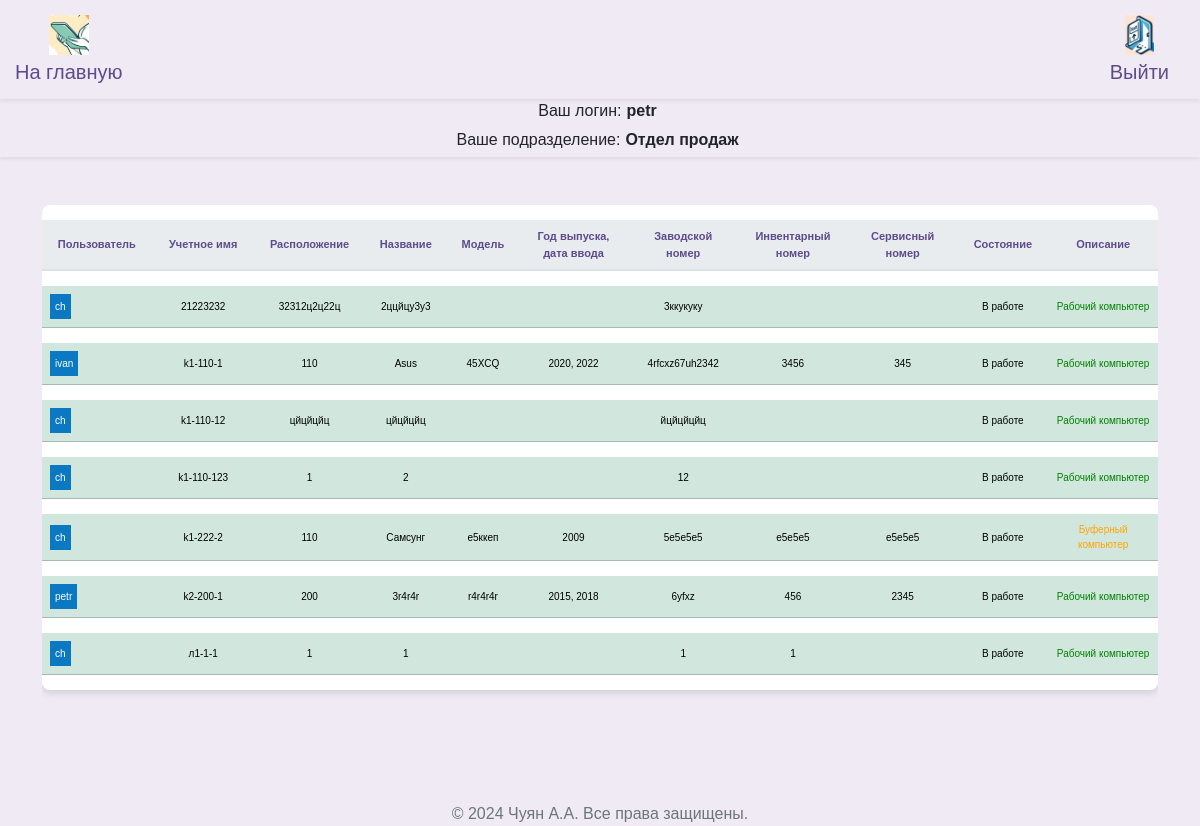
The page /arms_guest (signed in) on the database its author committed.
### src/database/models.py (models this page shows, shortened)
class Worker(Base):
    __tablename__ = "worker"
    id = Column(Integer, primary_key=True)
    role = Column(Enum(Role), default=Role.guest)
    fio = Column(String)
    name = Column(String, unique=True)
    password = Column(String)
    department = Column(String)
    position = Column(String)
    description = Column(String, default=None)
    conn_worker_arm = relationship(
        "Arm", back_populates="conn_arm_worker"
    )

class Arm(Base):
    __tablename__ = "arm"
    id = Column(Integer, primary_key=True)
    title = Column(String, unique=True)
    department_arm = Column(String)
    location = Column(String)
    name = Column(String)
    model = Column(String)
    release = Column(String)
    num_serial = Column(String)
    num_invent = Column(String)
    num_service = Column(String)
    price = Column(String)
    formular = Column(String)
    state = Column(String)
    description = Column(String, default=None)
    description2 = Column(String, default=None)
    description3 = Column(String, default=None)
    id_worker = Column(Integer, ForeignKey("worker.id"), default=1)
    conn_arm_worker = relationship(
        "Worker", back_populates="conn_worker_arm"
    )

### src/frontend/router.py (the view)
@router.get("/arms")
async def get_arms(
    request: Request,
    worker: Worker = Depends(get_worker_or_redirect),
    session: AsyncSession = Depends(get_session),
):
    data = await CRUDArm.get_all_arm_sorted(session)
    data_worker = await CRUDWorker.get_all(session)
    return templates.TemplateResponse(
        "arms/index.html",
        {"request": request, "worker": worker, "data": data, "data_worker": data_worker},
    )

### src/frontend/template/guest/arms.html (shortened to what this page needs)
{% extends "base/base.html" %}
{% block content %}
<head>
</head>
<div class="row">
  <div class="col-12">
    <div class="table-responsive">
      <table class="table table-hover table-shadow table-rounded">
        <thead>
          <tr>
            <th scope="col" >Пользователь</th>
            <th scope="col" >Учетное имя</th>
            <th scope="col" >Расположение</th>
            <th scope="col" >Название</th>
            <th scope="col" >Модель</th>
            <th scope="col" >Год выпуска, дата ввода</th>
            <th scope="col" >Заводской номер</th>
            <th scope="col" >Инвентарный номер</th>
            <th scope="col" >Сервисный номер</th>
            <th scope="col" >Состояние</th>
            <th scope="col" >Описание</th>
          </tr>
        </thead>
        <tbody class="text-center">
          {% for tuple in data %}
            {% set object = tuple %}
              {% if object.department_arm == worker.department %}
                {% for tuple2 in data_worker %}
                  {% if tuple2.id == object.id_worker %}
                    {% set varUserName = tuple2.name %}
                    {% set varUserId = tuple2.id %}
                    <tr class="table-success">
                      <td>
                        <div style="display: flex;">
                          <span style="padding: 5px;
                            {% if varUserName == 'Нет пользователя' %}
                              background-color: #ff0000;
                            {% else %}
                              background-color: #0b79c2;
                            {% endif %}
                            color: white;">
                            {{varUserName}}
                          </span>
                        </div>
                      </td>
                      <td>{{ object.title }}</td>
                      <td>{{ object.location }}</td>
                      <td>{{ object.name }}</td>
                      <td>{{ object.model }}</td>
                      <td>{{ object.release }}</td>
                      <td>{{ object.num_serial }}</td>
                      <td>{{ object.num_invent }}</td>
                      <td>{{ object.num_service }}</td>
                      <td>{{ object.state }}</td>
                      <td {% if object.description == "Буферный компьютер" %}style="color: orange;"{% elif object.description == "Абонентский терминал" %}style="color: blue;"{% elif object.description == "Рабочий компьютер" %}style="color: green;"{% endif %}>{{ object.description }}</td>
                    </tr>
                {% endif %}
              {% endfor %}
            {% endif %}
          {% endfor %}
        </tbody>
      </table>
    </div>
  </div>
</div>
{% endblock %}

### src/frontend/template/base/info.html (shortened to what this page needs)
<nav class="info navbar-expand-lg navbar-light shadow-sm">
  <div class="user-info">
    <div class="d-flex align-items-center">
      <span class="label">Ваш логин:</span>
      <span class="value">{{ worker.name }}</span>
    </div>
    <div class="d-flex align-items-center">
      <span class="label">Ваше подразделение:</span>
      <span class="value">{{ worker.department }}</span>
    </div>
  </div>
</nav>

### src/frontend/assets/css/base.css (style rules this page uses)
body { margin: 0; font-family: 'Nunito Sans', Arial, sans-serif; background-color: #efeaf4; }
.table { background-color: #ffffff; color: #5e4b8b; border-collapse: separate; border-spacing: 0 15px; }
.table th, .table td { border-top: none !important; vertical-align: middle; }
.table thead th { background-color: #e9ecef; color: #5e4b8b; border-bottom: 2px solid #dee2e6; }
.table td { padding: .5rem; }
.table-rounded { border-radius: .5rem; overflow: hidden; }
.table-shadow { box-shadow: 0 4px 6px rgba(0, 0, 0, 0.1); }

### src/frontend/template/base/nav.html (style rules this page uses)
.user-info { text-align: center; display: flex; flex-direction: column; align-items: center; }

### src/frontend/template/base/info.html (style rules this page uses)
body, html { margin: 0; padding: 0; width: 100%; height: 100%; }
.user-info { text-align: center; display: flex; flex-direction: column; align-items: center; }
.user-info .label, .user-info .value { display: inline-block; width: auto; margin-right: 5px; max-width: 250px; margin-bottom: 5px; }
.user-info .value { font-weight: bold; }

### src/frontend/template/guest/arms.html (style rules this page uses)
table { font-family: Arial, sans-serif; }
.table th, .table td { max-width: 90px; }
td { font-size: 10px; }
th { text-align: center; font-size: 11px; }

### rows shown on the page
Worker: name "petr", department "Отдел продаж"
Arm: title "21223232", location "32312ц2ц22ц", name "2ццйцу3у3", num_serial "3ккукуку", state "В работе", description "Рабочий компьютер"
Worker: name "ch"
Arm: title "k1-110-1", location "110", name "Asus", model "45XCQ", release "2020, 2022", num_serial "4rfcxz67uh2342", num_invent "3456", num_service "345", state "В работе", description "Рабочий компьютер"
Worker: name "ivan"
Arm: title "k1-110-12", location "цйцйцйц", name "цйцйцйц", num_serial "йцйцйцйц", state "В работе", description "Рабочий компьютер"
Arm: title "k1-110-123", location "1", name "2", num_serial "12", state "В работе", description "Рабочий компьютер"
Arm: title "k1-222-2", location "110", name "Самсунг", model "е5ккеп", release "2009", num_serial "5е5е5е5", num_invent "е5е5е5", num_service "е5е5е5", state "В работе", description "Буферный компьютер"
Arm: title "k2-200-1", location "200", name "3r4r4r", model "r4r4r4r", release "2015, 2018", num_serial "6yfxz", num_invent "456", num_service "2345", state "В работе", description "Рабочий компьютер"
Arm: title "л1-1-1", location "1", name "1", num_serial "1", num_invent "1", state "В работе", description "Рабочий компьютер"
